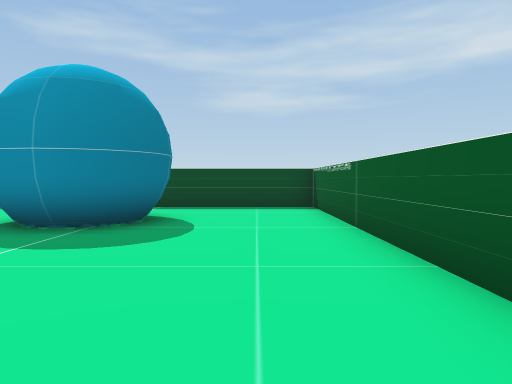
[1] (above)

16 first-person views from a walk through a scene from a Unity 3-D project. The camera is 0.72 m above the floor, tilts 2° down and sees 70° across. The floor is counted in squares, 1 m on a side. Each view is taken from the middle of a square. On the plan, view 1 faces up. The plan holds only what a view shows up to about 11 squares ahead; the rest is blank. The player is left out.

[2]
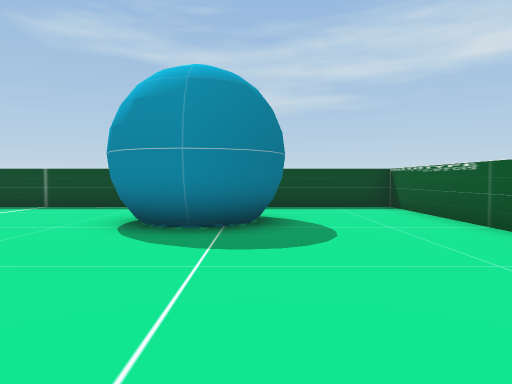

[3]
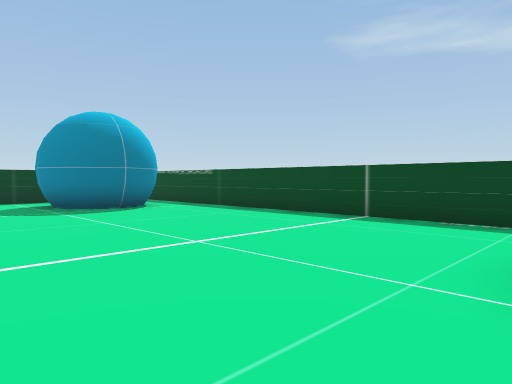

[4]
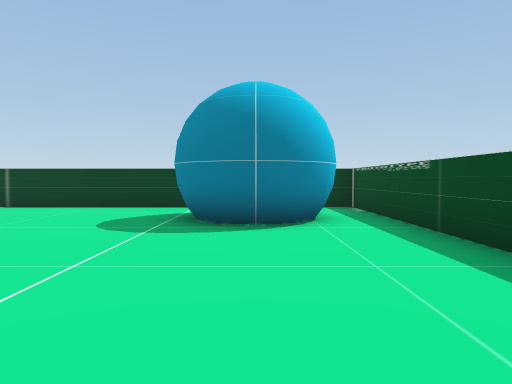

[5]
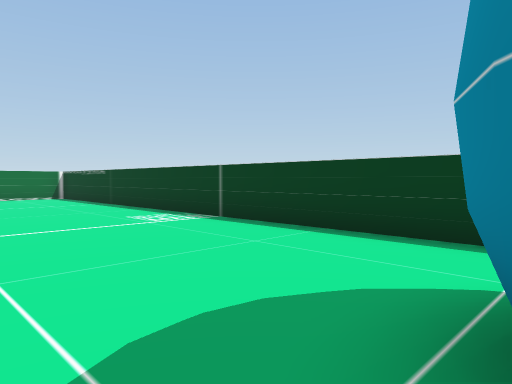

[6]
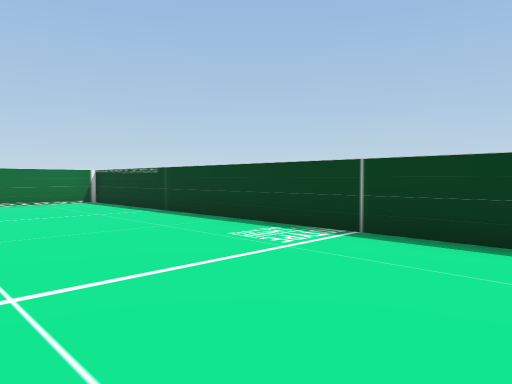

[7]
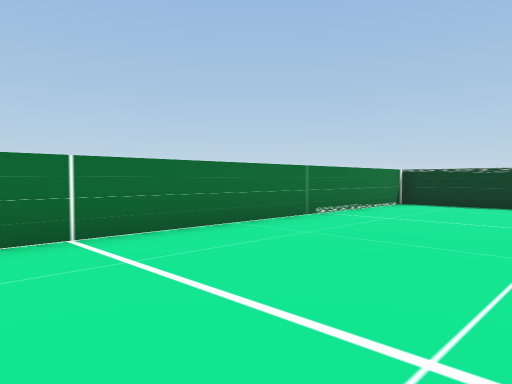

[8]
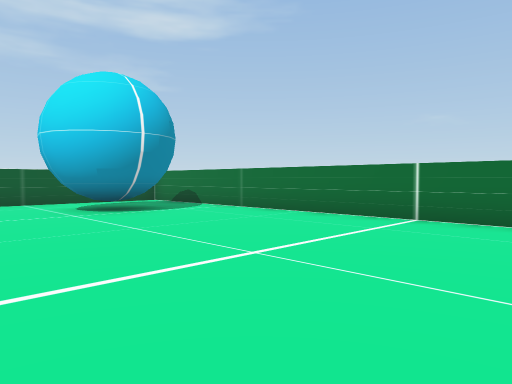

[9]
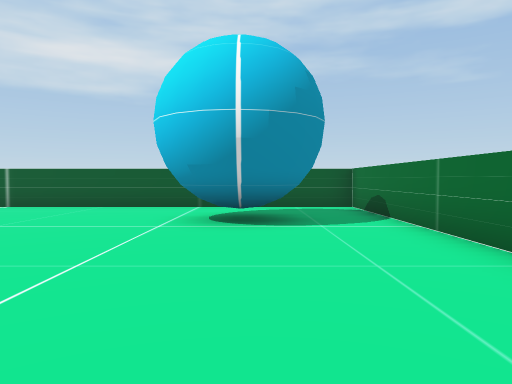

[10]
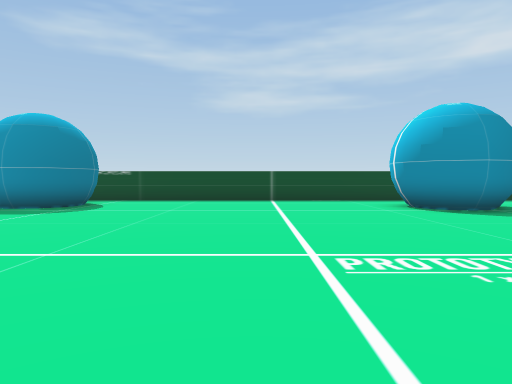

[11]
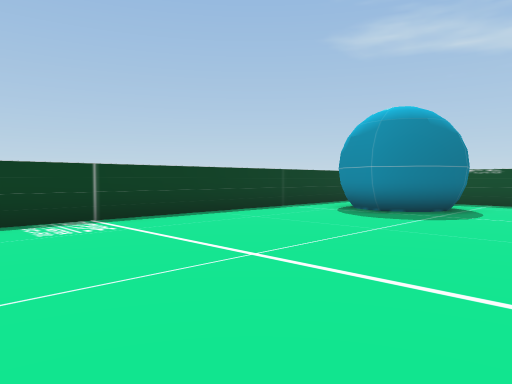

[12]
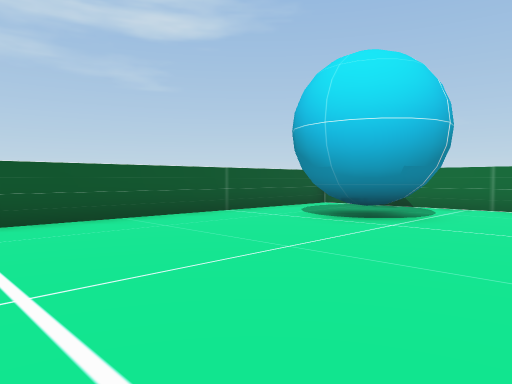

[13]
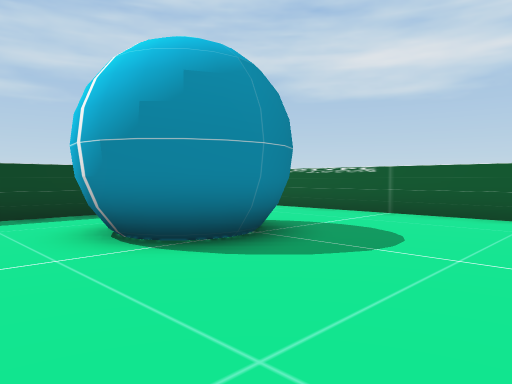

[14]
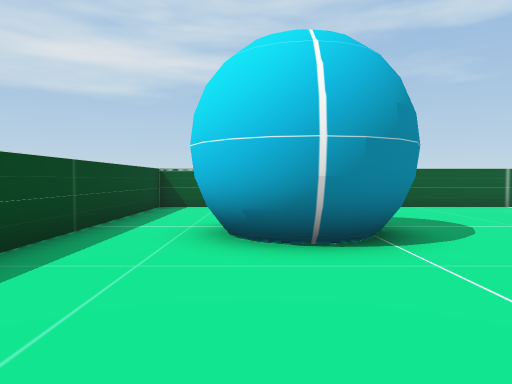

[15]
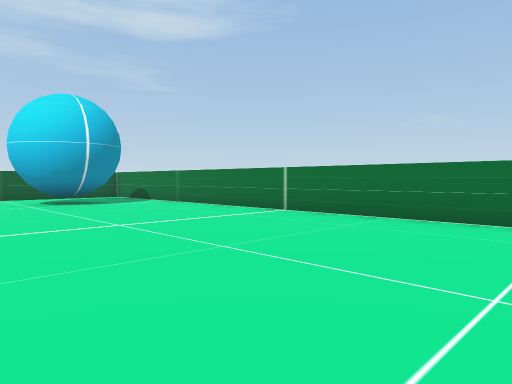

[16]
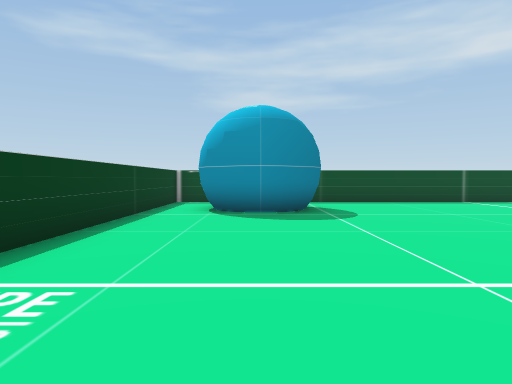

### Floor plan
Points are (right, up) in squares from view 1. A wall is a line through its corners. A room is listed if a view was taken in it or the views show most of it. See-through windows are left out.
Room 1 (views 1, 2, 3, 4, 5, 6, 7, 8, 9, 10, 11, 12, 13, 14, 15, 16)
walls: (-4.2, 5.5) (-4.5, 6.2); (-4.4, 6) (-4.5, 6.6); (-4.5, 6.4) (-4.4, 6.8) (-4, 7.5); (-2.2, -4.7) (-1.7, -4.5) (-1.3, -4.5) (-0.7, -4.8); (-2.6, -5.2) (-2.4, -4.8); (-2.3, 5) (-3.2, 4.9) (-4.1, 5.3); (-2.4, -5.2) (-1.9, -4.7) (-1.2, -4.6); (-13, 5.8) (-13.4, 5.6); (-1.8, -4.5) (-1.3, -4.4); (-2, -4.8) (-1.8, -4.7); (-12.6, 6.3) (-13.2, 5.7) (-14.1, 5.5) (-15, 6) (-15.3, 6.5); (-2.7, -6) (-2.5, -5) (-2, -4.5); (-14, 5.5) (-14.5, 5.6); (-4.1, 7.3) (-3.9, 7.6) (-3.4, 7.8); (-12.4, 7.3) (-12.5, 6.5) (-12.7, 6.2); (-1.6, 5.7) (-2.5, 4.9) (-3.7, 5.1) (-4.3, 5.7); (-2.3, -6.5) (-2.5, -6.1) (-2.6, -5.6); (-1.5, 6.1) (-1.9, 5.3) (-2.7, 4.9); (-12.5, 7.7) (-12.4, 7); (-14.8, 5.8) (-15.1, 6.2); (-2.2, -6.8) (-2.5, -6.5); (-1.8, -6.9) (-2.4, -6.7) (-2.7, -6.1) (-2.7, -5.6); (-1.6, 6.8) (-1.5, 6.4) (-1.6, 5.9); (-12.8, 8.1) (-12.5, 7.4); (-13.5, 8.4) (-13.1, 8.2) (-12.7, 7.9); (-16.5, -8.5) (1.5, -8.5) (1.5, 9.5) (-16.5, 9.5) (-16.5, -8.5)
low walls: (-3.8, 5.4) (-4.2, 6.2); (-3.5, 5.2) (-3.8, 5.4); (-3.3, 5.3) (-3.7, 5.5); (-4.2, 6.1) (-4.2, 6.4) (-4.1, 7) (-3.6, 7.4); (-4.1, 6.6) (-3.9, 7.1); (-2.4, 5.3) (-3.1, 5.2) (-3.5, 5.2) (-4.1, 5.9); (-4.1, 6.9) (-4.1, 7); (-13.5, 5.8) (-14.1, 5.7); (-13.9, 5.7) (-14.3, 5.8) (-14.9, 6.1) (-15.1, 6.6); (-12.6, 6.9) (-12.7, 6.4) (-13.3, 5.8); (-1.8, 5.9) (-2.3, 5.4) (-2.6, 5.2); (-12.8, 7.6) (-12.6, 6.8) (-13, 6) (-13.7, 5.7); (-14.7, 6) (-15, 6.3); (-1.7, 6.5) (-1.7, 6.1) (-1.9, 5.7); (-13.2, 8) (-12.9, 7.7) (-12.7, 7.3)

Where each view was taken, in squares from view 1:
view 1: 0 up, 0 right, facing up
view 2: 0 up, 2 left, facing up
view 3: 3 up, 4 left, facing up-left
view 4: 7 up, 7 left, facing left
view 5: 6 up, 12 left, facing down-left
view 6: 3 up, 12 left, facing down-left
view 7: 4 down, 6 left, facing down-left
view 8: 2 down, 10 left, facing down-right
view 9: 6 down, 8 left, facing right
view 10: 3 down, 8 left, facing up
view 11: 2 down, 10 left, facing up-left
view 12: 1 up, 5 left, facing down-right
view 13: 2 up, 6 left, facing up-right
view 14: 7 up, 8 left, facing right
view 15: 2 down, 13 left, facing down-right
view 16: 2 down, 14 left, facing up
